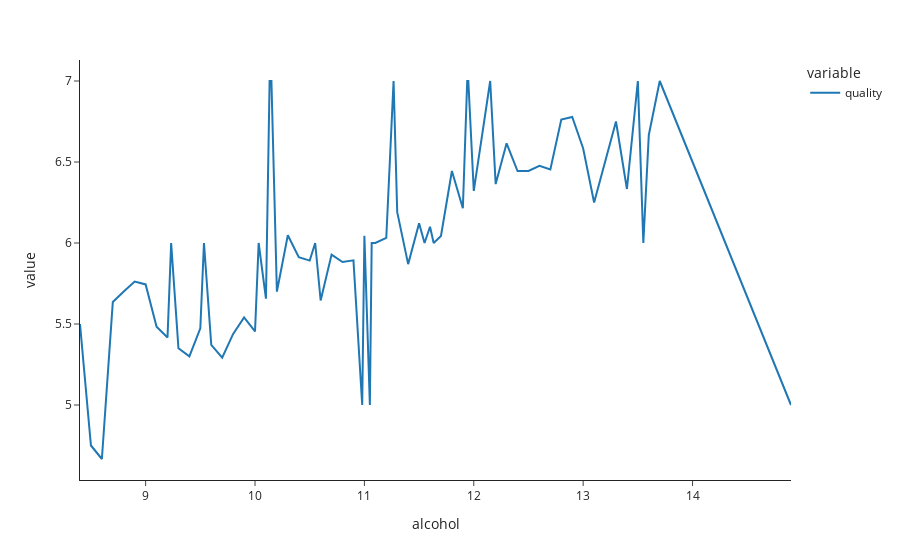

Write notebook code for a chart like this one.
### Code cell
px.line(val_df.groupby('alcohol')[['quality']].mean())

### Figure 1 — Plotly figure (JSON) as saved in the notebook; plotly's stock layout.template omitted (floating-point values rounded to 4 significant figures)
{"data": [{"hovertemplate": "variable=quality<br>alcohol=%{x}<br>value=%{y}<extra></extra>", "legendgroup": "quality", "line": {"color": "#1F77B4", "dash": "solid"}, "marker": {"symbol": "circle"}, "mode": "lines", "name": "quality", "orientation": "v", "showlegend": true, "type": "scatter", "x": [8.4, 8.5, 8.6, 8.7, 8.8, 8.9, 9, 9.1, 9.2, 9.233, 9.3, 9.4, 9.5, 9.533, 9.6, 9.7, 9.8, 9.9, 10, 10.03, 10.1, 10.13, 10.15, 10.2, 10.3, 10.4, 10.5, 10.55, 10.6, 10.7, 10.8, 10.9, 10.98, 11, 11.05, 11.07, 11.1, 11.2, 11.27, 11.3, 11.4, 11.45, 11.5, 11.55, 11.6, 11.63, 11.7, 11.8, 11.9, 11.94, 11.95, 12, 12.1, 12.15, 12.2, 12.3, 12.4, 12.5, 12.6, 12.7, 12.8, 12.9, 13, 13.1, 13.3, 13.4, 13.5, 13.55, 13.6, 13.7, 14, 14.9], "xaxis": "x", "y": [5.5, 4.75, 4.667, 5.636, 5.7, 5.762, 5.744, 5.483, 5.417, 6, 5.35, 5.3, 5.474, 6, 5.371, 5.292, 5.439, 5.541, 5.455, 6, 5.656, 7, 7, 5.7, 6.048, 5.912, 5.891, 6, 5.645, 5.929, 5.882, 5.893, 5, 6.044, 5, 6, 6, 6.031, 7, 6.19, 5.87, 6, 6.121, 6, 6.1, 6, 6.043, 6.444, 6.214, 7, 7, 6.321, 6.786, 7, 6.364, 6.615, 6.444, 6.444, 6.476, 6.455, 6.762, 6.778, 6.583, 6.25, 6.75, 6.333, 7, 6, 6.667, 7, 6.5, 5], "yaxis": "y"}], "layout": {"legend": {"title": {"text": "variable"}, "tracegroupgap": 0}, "margin": {"t": 60}, "xaxis": {"anchor": "y", "domain": [0, 1], "title": {"text": "alcohol"}}, "yaxis": {"anchor": "x", "domain": [0, 1], "title": {"text": "value"}}}}
